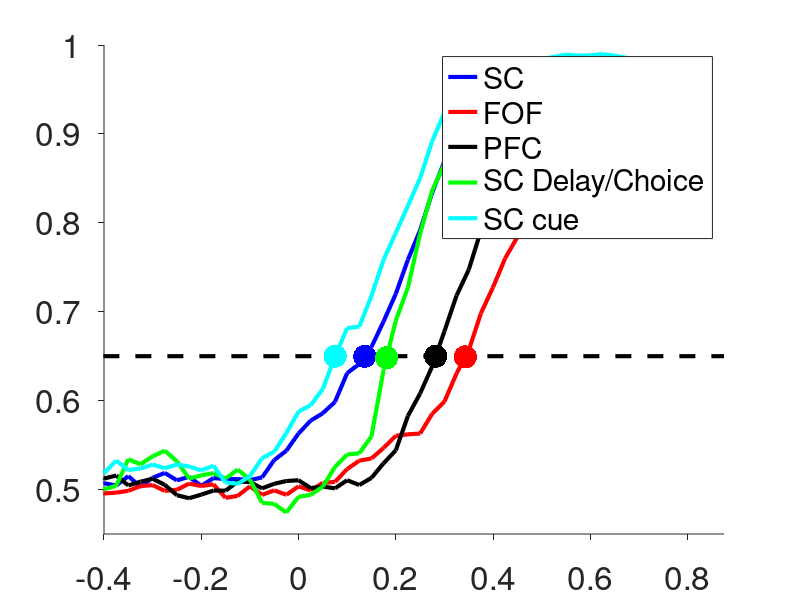

This chart was generated by the following MATLAB code:
clear
clc
close all

%%% for all populations use classifier results
%%% with 29 neurons

load data_files/svm_results_sc
load data_files/svm_results_pfc
load data_files/svm_results_fof

res_choice_sc_full=res_choice_sc;
res_choice_pfc_full=res_choice_pfc;
res_choice_fof_full=res_choice_fof;


load data_files/svm_results_choice_subpopulations
res_svm1_choice=res_svm1;
res_svm2_choice=res_svm2;

load data_files/svm_results_pfc_comparesubpop res_choice_pfc
res_svm3_choice=res_choice_pfc;

load data_files/svm_results_fof_comparesubpop res_choice_fof
res_svm4_choice=res_choice_fof;

% 

load data_files/svm_results_sc29
load data_files/svm_results_pfc29
load data_files/svm_results_fof29


%%%% shift the time axis to make plot "causal" (e.g. no choice information before 0)
centers_back=0.125;
centers=centers+centers_back;


figure
hold on


plot(centers,mean(res_choice_sc),'b','LineWidth',3)
plot(centers,mean(res_choice_fof),'r','LineWidth',3)
plot(centers,mean(res_choice_pfc),'k','LineWidth',3)

plot(centers,mean(res_svm1_choice),'g','LineWidth',3)
plot(centers,mean(res_svm2_choice),'c','LineWidth',3)
plot([-1.775 0.875],[.65 .65],'k--','LineWidth',3)
xlim([-.4 0.875]);
ylim([.45 1])
box off
set(gca,'TickDir','out','FontSize',24)

x=linspace(0,0.8,500);
y = interp1(centers,mean(res_choice_sc),x);
[~,ind]=min(abs(y-0.65));
plot(x(ind),y(ind),'b.','MarkerSize',50);

y = interp1(centers,mean(res_choice_fof),x);
[~,ind]=min(abs(y-0.65));
plot(x(ind),y(ind),'r.','MarkerSize',50);

y = interp1(centers,mean(res_choice_pfc),x);
[~,ind]=min(abs(y-0.65));
plot(x(ind),y(ind),'k.','MarkerSize',50);

y = interp1(centers,mean(res_svm1_choice),x);
[~,ind]=min(abs(y-0.65));
plot(x(ind),y(ind),'g.','MarkerSize',50);

y = interp1(centers,mean(res_svm2_choice),x);
[~,ind]=min(abs(y-0.65));
plot(x(ind),y(ind),'c.','MarkerSize',50);

legend('SC','FOF','PFC','SC Delay/Choice','SC cue');










